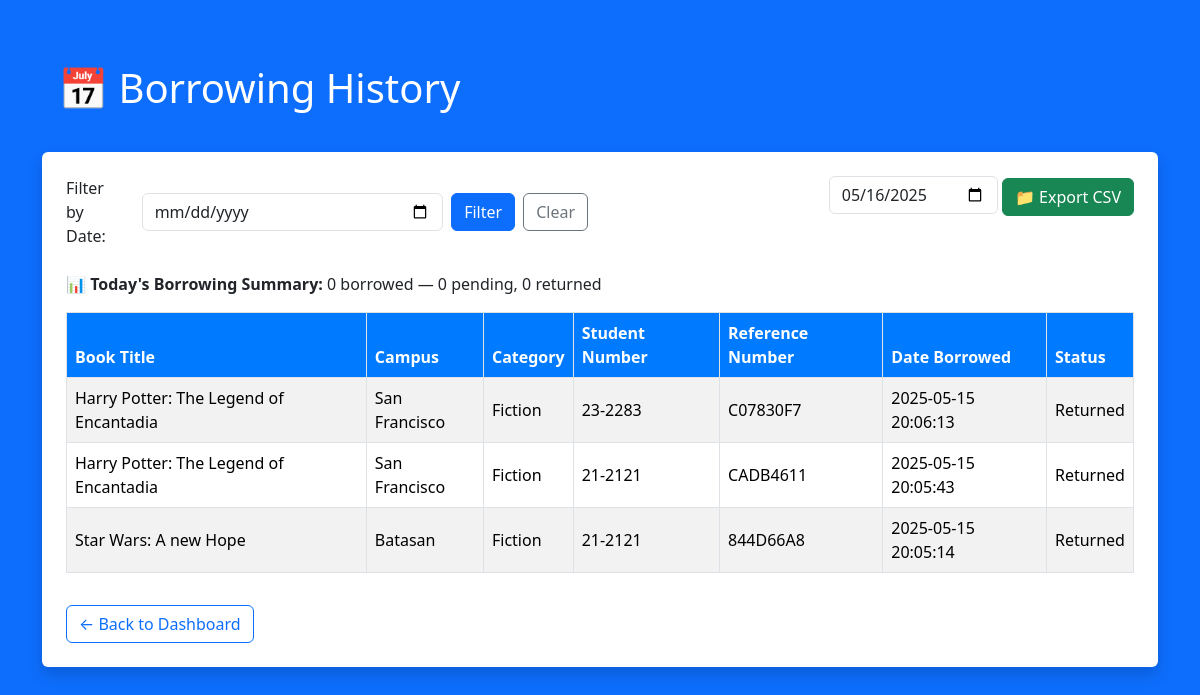
Screenshot of /admin_history.php (signed in) with the database file from the repository.
### tables this page shows
CREATE TABLE `borrowings` (
  `id` int(11) NOT NULL,
  `student_number` varchar(50) DEFAULT NULL,
  `book_id` int(11) DEFAULT NULL,
  `borrow_ref` varchar(50) DEFAULT NULL,
  `borrow_date` datetime DEFAULT NULL,
  `return_date` datetime DEFAULT NULL,
  `status` enum('Pending','Borrowed','Returned') NOT NULL DEFAULT 'Pending'
);

CREATE TABLE `books` (
  `id` int(11) NOT NULL,
  `campus` varchar(25) NOT NULL,
  `title` varchar(255) NOT NULL,
  `author` varchar(255) DEFAULT NULL,
  `year` int(11) DEFAULT NULL,
  `quantity` int(11) DEFAULT NULL,
  `category` varchar(100) DEFAULT NULL
);

CREATE TABLE `users` (
  `id` int(11) NOT NULL,
  `student_number` varchar(20) NOT NULL,
  `full_name` varchar(255) DEFAULT NULL,
  `password` varchar(255) NOT NULL,
  `role` enum('student','admin') NOT NULL
);

### admin_history.php (the view, shortened to what this page needs)
<?php
include('db_connection.php');
$today = date('Y-m-d');
$filterDate = $_GET['date'] ?? null;
$query = "
    SELECT b.campus, b.title, b.category, u.student_number, br.borrow_ref, br.borrow_date, br.status
    FROM borrowings br
    JOIN books b ON br.book_id = b.id
    JOIN users u ON br.student_number = u.student_number
";
if ($filterDate) {
    $query .= " WHERE DATE(br.borrow_date) = ?";
    $stmt = $conn->prepare($query);
    $stmt->bind_param("s", $filterDate);
} else {
    $query .= " ORDER BY br.borrow_date DESC";
    $stmt = $conn->prepare($query);
}
$stmt->execute();
$result = $stmt->get_result();
$count_stmt = $conn->prepare("
    SELECT
        SUM(status = 'Pending') AS pending_count,
        SUM(status = 'Returned') AS returned_count
    FROM borrowings
    WHERE DATE(borrow_date) = ?
");
$count_stmt->bind_param("s", $today);
$count_stmt->execute();
$count_result = $count_stmt->get_result()->fetch_assoc();
$pending_count = $count_result['pending_count'] ?? 0;
$returned_count = $count_result['returned_count'] ?? 0;
$total_count = $pending_count + $returned_count;
?>
<!DOCTYPE html>
<html>
<head>
    <link href="https://cdn.jsdelivr.net/npm/bootstrap@5.3.3/dist/css/bootstrap.min.css" rel="stylesheet">
</head>
<body>
<div class="container py-5">
    <h1 class="mb-4 bg-primary text-white p-3 rounded">📅 Borrowing History</h1>
    <div class="bg-white p-4 rounded shadow text-dark">
        <div class="row mb-4">
            <div class="col-md-6">
                <form method="get" class="d-flex align-items-center gap-2">
                    <label for="date" class="form-label mb-0">Filter by Date:</label>
                    <input type="date" id="date" name="date" class="form-control" value="<?= htmlspecialchars($filterDate); ?>">
                    <button type="submit" class="btn btn-primary">Filter</button>
                    <a href="admin_history.php" class="btn btn-outline-secondary">Clear</a>
                </form>
            </div>
            <div class="col-md-6 text-md-end mt-3 mt-md-0">
                <form method="post" action="export_csv.php" target="_blank" class="d-inline-block">
                    <input type="date" name="export_date" class="form-control d-inline-block w-auto" value="<?= htmlspecialchars($filterDate ?? $today); ?>">
                    <button type="submit" name="export_csv" class="btn btn-success">📁 Export CSV</button>
                </form>
            </div>
        </div>
        <p><strong>📊 Today's Borrowing Summary:</strong> <?= $total_count ?> borrowed — <?= $pending_count ?> pending, <?= $returned_count ?> returned</p>
        <div class="table-responsive">
            <table class="table table-striped table-bordered align-middle">
                <thead>
                    <tr>
                        <th>Book Title</th>
                        <th>Campus</th>
                        <th>Category</th>
                        <th>Student Number</th>
                        <th>Reference Number</th>
                        <th>Date Borrowed</th>
                        <th>Status</th>
                    </tr>
                </thead>
                <tbody>
                    <?php while ($row = $result->fetch_assoc()) : ?>
                    <tr>
                        <td><?= htmlspecialchars($row['title']) ?></td>
                        <td><?= htmlspecialchars($row['campus']) ?></td>
                        <td><?= htmlspecialchars($row['category']) ?></td>
                        <td><?= htmlspecialchars($row['student_number']) ?></td>
                        <td><?= htmlspecialchars($row['borrow_ref']) ?></td>
                        <td><?= htmlspecialchars($row['borrow_date']) ?></td>
                        <td><?= htmlspecialchars($row['status']) ?></td>
                    </tr>
                    <?php endwhile; ?>
                </tbody>
            </table>
        </div>
        <a href="admin_dashboard.php" class="btn btn-outline-primary mt-3">← Back to Dashboard</a>
    </div>
</div>
</body>
</html>

### admin_history.php (style rules this page uses)
body { background-color: #0d6efd; color: white; }
.table thead th { background-color: #007bff; color: white; }
.form-label { margin-right: 10px; }

### rows the page displays
borrowings: book.title "Harry Potter: The Legend of Encantadia", book.campus "San Francisco", book.category "Fiction", users.student_number "23-2283", borrow_ref "C07830F7", borrow_date "2025-05-15 20:06:13", status "Returned"
borrowings: book.title "Harry Potter: The Legend of Encantadia", book.campus "San Francisco", book.category "Fiction", users.student_number "21-2121", borrow_ref "CADB4611", borrow_date "2025-05-15 20:05:43", status "Returned"
borrowings: book.title "Star Wars: A new Hope", book.campus "Batasan", book.category "Fiction", users.student_number "21-2121", borrow_ref "844D66A8", borrow_date "2025-05-15 20:05:14", status "Returned"

### other values shown
$total_count "0"
$pending_count "0"
$returned_count "0"
